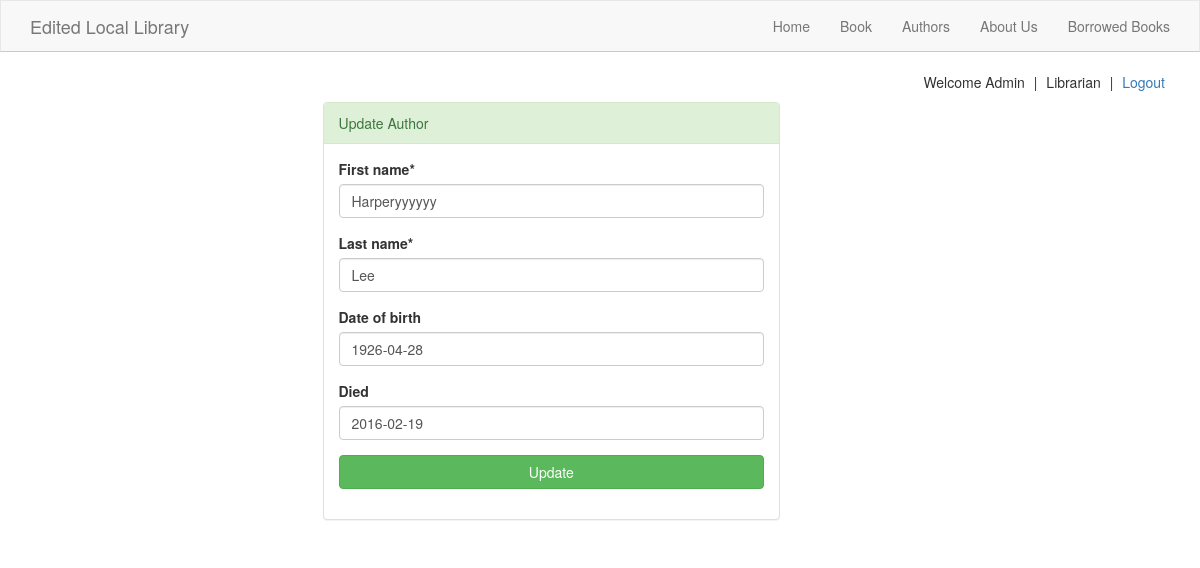
The page /catalog/authors/update/2/ (signed in) on the database its author committed.
### catalog/models.py (models this page shows, shortened)
class Author(models.Model):
    first_name = models.CharField(max_length=120)
    last_name = models.CharField(max_length=120)
    date_of_birth = models.DateField(null=True, blank=True)
    date_of_death = models.DateField('Died', null=True, blank=True)

### catalog/views.py (the view)
# urls.py: url(r'^authors/update/(?P<pk>\d+)/$', views.AuthorUpdate.as_view(), name='update_author'),
class AuthorUpdate(PermissionRequiredMixin, UpdateView):
    permission_required = (('catalog.return_bookinstance'),)
    model = Author
    fields = '__all__'
    template_name_suffix = '_update'

### catalog/templates/catalog/author_update.html (shortened to what this page needs)
{% extends 'base.html' %}
{% load crispy_forms_tags %}
{% block main %}
<div class="row">
    <div class="col-sm-5 col-sm-offset-3">
        <div class="panel panel-success">
            <div class="panel-heading">Update Author</div>
            <div class="panel-body">
                <form action="" method="POST">
                    {{ form|crispy }}
                    <div class="form-group">
                        <input type="submit" name="submit" value="Update" class="btn btn-success btn-block">
                    </div>
                </form>
            </div>
        </div>
    </div>
</div>
{% endblock %}

### templates/base.html (shortened to what this page needs)
{% load staticfiles %}
<!DOCTYPE html>
<html lang="en">
<head>
    <link rel="stylesheet" type="text/css" href="{% static 'css/bootstrap.min.css' %}">
    <link rel="stylesheet" type="text/css" href="{% static 'css/font-awesome.min.css' %}">
    <link rel="stylesheet" type="text/css" href="{% static 'css/main.css' %}">
</head>
<body>
<div id="wrapper">
<header id="pageHeader">
    <nav id="pageNav" class="navbar navbar-default">
        <div class="container">
            <div class="navbar-header">
                <a href="{% url 'catalog:index' %}" class="navbar-brand">Edited Local Library</a>
            </div>
            <div id="menu">
                <ul class="navbar-nav nav navbar-right">
                    <li {% if page_title == 'Home' %} class="active" {% endif %}><a href="{% url 'catalog:index' %}">Home</a></li>
                     <li {% if page_title == 'Books' or page_title == 'Book' %} class="active" {% endif %}><a href="{% url 'catalog:book_list' %}">Book</a></li>
                     <li {% if page_title == 'Authors' or page_title == 'Author' %} class="active" {% endif %}><a href="{% url 'catalog:author_list' %}">Authors</a></li>
                     <li {% if page_title == 'About' %} class="active" {% endif %}><a href="{% url 'catalog:about' %}">About Us</a></li>
                     {% if user.is_authenticated %}
                         {% if perms.catalog.return_bookinstance %}
                         <li {% if page_title == 'All Borrowed Books' %} class="active" {% endif %}>
                         <a href="{% url 'catalog:all_borrowed_book_list' %}">Borrowed Books</a>
                         </li>
                         {% else %}
                         <li {% if page_title == 'My Books' %} class="active" {% endif %}>
                         <a href="{% url 'catalog:my_borrowed_book_list' %}">My Books</a>
                         </li>
                         {% endif %}
                     {% endif %}
                </ul>
            </div>
        </div>
    </nav>
    <nav class="container" id="user-nav">
        <ul class="list-inline text-right pull-right">
            {% if user.is_authenticated %}
            <li>Welcome {{ user.get_username|capfirst }}</li> |
            {% if perms.catalog.return_bookinstance %}
            <li>Librarian</li> |
            {% else %}
            <li>Library Member</li> |
            {% endif %}
            <li><a href="{% url 'logout' %}?next={{ request.path }}">Logout</a></li>
            {% else %}
            <li><a href="{% url 'login' %}?next={{ request.path }}">Login</a></li> |
            <li><a href="{% url 'catalog:registeration' %}?next={{ request.path }}">Register</a></li>
            {% endif %}
        </ul>
    </nav>
</header>
<main role="main" id="main" class="container">
    {% block main %}
    {% endblock main %}
</main>
</div>
</body>
</html>

### static/css/main.css (style rules this page uses)
.navbar-default { width: 100%; border-radius: 0 !important; border-bottom: 1px solid gold; }

### rows shown on the page
Author: first_name "Harperyyyyyy", last_name "Lee", date_of_birth "1926-04-28", date_of_death "2016-02-19"

### other values the page prints
{{ user.get_username|capfirst }} "Admin"
